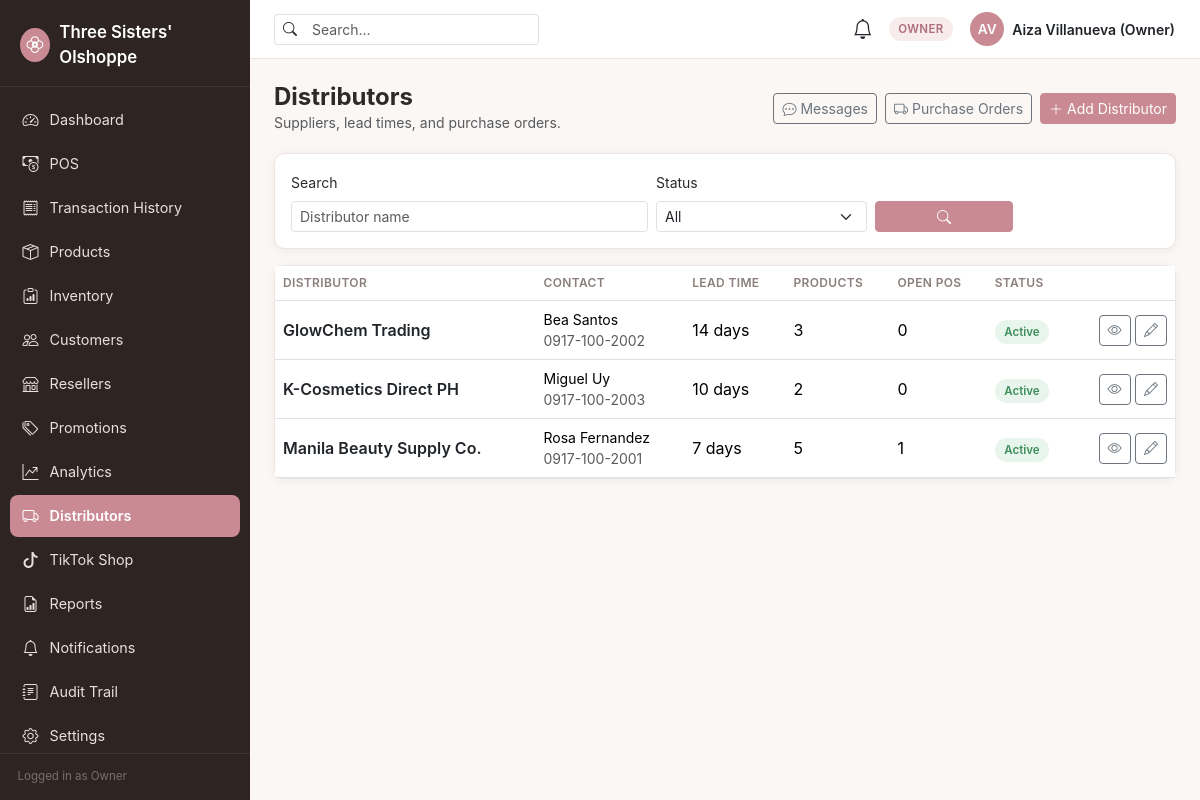
Screenshot of /distributors/index.php (signed in) with the database file from the repository.
### tables this page shows
CREATE TABLE distributors (
    id              INT UNSIGNED AUTO_INCREMENT PRIMARY KEY,
    name            VARCHAR(150) NOT NULL,
    contact_person  VARCHAR(150) NULL,
    phone           VARCHAR(30) NULL,
    email           VARCHAR(150) NULL,
    address         VARCHAR(255) NULL,
    lead_time_days  SMALLINT UNSIGNED NOT NULL DEFAULT 7,
    status          ENUM('active','inactive') NOT NULL DEFAULT 'active',
    created_at      TIMESTAMP NOT NULL DEFAULT CURRENT_TIMESTAMP,
    updated_at      TIMESTAMP NOT NULL DEFAULT CURRENT_TIMESTAMP ON UPDATE CURRENT_TIMESTAMP
);

### core/DistributorService.php (called while the page is built, shortened)
<?php
final class DistributorService
{
    public static function all(array $filters = []): array
    {
        $where = ['1=1'];
        $params = [];
        $whereSql = implode(' AND ', $where);
        $stmt = db()->prepare(
            "SELECT d.*, COUNT(DISTINCT p.id) AS product_count,
                    COUNT(DISTINCT CASE WHEN po.status NOT IN ('delivered','cancelled') THEN po.id END) AS open_po_count
             FROM distributors d
             LEFT JOIN products p ON p.primary_distributor_id = d.id AND p.status = 'active'
             LEFT JOIN purchase_orders po ON po.distributor_id = d.id
             WHERE $whereSql
             GROUP BY d.id
             ORDER BY d.name ASC"
        );
        $stmt->execute($params);
        return $stmt->fetchAll();
    }
}

### config/database.php (called while the page is built, shortened)
<?php
function db(): PDO
{
    static $pdo = null;
    $host = getenv('DB_HOST') ?: '127.0.0.1';
    $port = getenv('DB_PORT') ?: '3306';
    $name = getenv('DB_NAME') ?: 'three_sisters';
    $user = getenv('DB_USER') ?: 'root';
    $pass = getenv('DB_PASS') ?: '';
    $charset = 'utf8mb4';
    $dsn = "mysql:host={$host};port={$port};dbname={$name};charset={$charset}";
    $options = [
        PDO::ATTR_ERRMODE            => PDO::ERRMODE_EXCEPTION,
        PDO::ATTR_DEFAULT_FETCH_MODE => PDO::FETCH_ASSOC,
        PDO::ATTR_EMULATE_PREPARES   => false,
    ];
    try {
        $pdo = new PDO($dsn, $user, $pass, $options);
    } catch (PDOException $e) {
        error_log('[DB CONNECTION ERROR] ' . $e->getMessage());
        http_response_code(500);
        die('A system error occurred. Please try again later or contact the administrator.');
    }
    return $pdo;
}

### distributors/index.php (the view, shortened to what this page needs)
<?php
$filters = ['q' => trim($_GET['q'] ?? ''), 'status' => $_GET['status'] ?? ''];
$distributors = DistributorService::all($filters);
require __DIR__ . '/../components/header.php';
?>
<div class="page-header d-flex justify-content-between align-items-center flex-wrap gap-2">
    <div>
        <h1 class="page-title h4 mb-0">Distributors</h1>
        <p class="text-muted mb-0 small">Suppliers, lead times, and purchase orders.</p>
    </div>
    <div class="d-flex gap-2">
        <a href="<?= BASE_URL ?>/distributors/chat.php" class="btn btn-outline-secondary btn-sm"><i class="bi bi-chat-dots me-1"></i>Messages</a>
        <a href="<?= BASE_URL ?>/distributors/purchase-orders.php" class="btn btn-outline-secondary btn-sm"><i class="bi bi-truck me-1"></i>Purchase Orders</a>
        <a href="<?= BASE_URL ?>/distributors/add.php" class="btn btn-primary btn-sm"><i class="bi bi-plus-lg me-1"></i>Add Distributor</a>
    </div>
</div>
<div class="ts-card p-3 mb-3">
    <form method="GET" class="row g-2 align-items-end">
        <div class="col-md-5">
            <label class="form-label small">Search</label>
            <input type="text" name="q" class="form-control form-control-sm" placeholder="Distributor name" value="<?= htmlspecialchars($filters['q']) ?>">
        </div>
        <div class="col-md-3">
            <label class="form-label small">Status</label>
            <select name="status" class="form-select form-select-sm">
                <option value="">All</option>
            </select>
        </div>
        <div class="col-md-2">
            <button type="submit" class="btn btn-primary btn-sm w-100"><i class="bi bi-search"></i></button>
        </div>
    </form>
</div>
<div class="ts-card">
    <?php if (!$distributors): ?>
        <div class="empty-state"><i class="bi bi-truck"></i><p class="mb-0">No distributors yet. Add your first one.</p></div>
    <?php else: ?>
        <div class="table-responsive">
            <table class="table align-middle mb-0">
                <thead><tr><th>Distributor</th><th>Contact</th><th>Lead Time</th><th>Products</th><th>Open POs</th><th>Status</th><th></th></tr></thead>
                <tbody>
                <?php foreach ($distributors as $d): ?>
                    <tr>
                        <td><a href="<?= BASE_URL ?>/distributors/view.php?id=<?= $d['id'] ?>" class="fw-semibold text-decoration-none text-dark"><?= htmlspecialchars($d['name']) ?></a></td>
                        <td class="small"><?= htmlspecialchars($d['contact_person'] ?: '—') ?><?= $d['phone'] ? '<br><span class="text-muted">' . htmlspecialchars($d['phone']) . '</span>' : '' ?></td>
                        <td><?= (int) $d['lead_time_days'] ?> days</td>
                        <td><?= (int) $d['product_count'] ?></td>
                        <td><?= (int) $d['open_po_count'] ?></td>
                        <td><span class="badge-status <?= $d['status'] === 'active' ? 'badge-success' : 'badge-neutral' ?>"><?= ucfirst($d['status']) ?></span></td>
                        <td class="text-end">
                            <a href="<?= BASE_URL ?>/distributors/view.php?id=<?= $d['id'] ?>" class="btn btn-sm btn-outline-secondary"><i class="bi bi-eye"></i></a>
                            <a href="<?= BASE_URL ?>/distributors/edit.php?id=<?= $d['id'] ?>" class="btn btn-sm btn-outline-secondary"><i class="bi bi-pencil"></i></a>
                        </td>
                    </tr>
                <?php endforeach; ?>
                </tbody>
            </table>
        </div>
    <?php endif; ?>
</div>
<?php require __DIR__ . '/../components/footer.php'; ?>

### assets/css/style.css (style rules this page uses)
:root { --ts-font-heading: 'Poppins', -apple-system, 'Segoe UI', Roboto, 'Helvetica Neue', Arial, sans-serif; --ts-font-body: 'Inter', -apple-system, 'Segoe UI', Roboto, 'Helvetica Neue', Arial, sans-serif; --ts-bg: #FAF7F5; --ts-surface: #FFFFFF; --ts-text: #2E2A28; --ts-text-muted: #8A7F7A; --ts-border: #ECE4E0; --ts-accent: #C98A93; --ts-accent-dark: #B06E78; --ts-accent-tint: #F7EBEC; --ts-sidebar-bg: #2E2422; --ts-sidebar-text: #E9DFDC; --ts-sidebar-active: #C98A93; --ts-success: #3E8E5A; --ts-success-bg: #E7F5EC; --ts-warning: #B98A2E; --ts-warning-bg: #FBF1DF; --ts-danger: #C0473F; --ts-danger-bg: #FBEAE8; --ts-info: #3E7CB1; --ts-info-bg: #E8F1FA; --ts-radius: 0.65rem; --ts-shadow: 0 2px 10px rgba(46, 34, 28, 0.06); --ts-shadow-lg: 0 8px 28px rgba(46, 34, 28, 0.10); --bs-body-font-family: var(--ts-font-body); }
body { background-color: var(--ts-bg); color: var(--ts-text); font-family: var(--ts-font-body); }
h1, h2, h3, h4, h5, h6, .brand-font { font-family: var(--ts-font-heading); color: var(--ts-text); }
a { color: var(--ts-accent-dark); }
.btn-primary { background-color: var(--ts-accent); border-color: var(--ts-accent); color: #fff; }
.page-header { margin-bottom: 1.25rem; }
.page-header .page-title { font-weight: 700; margin-bottom: 0.15rem; }
.card, .ts-card { background: var(--ts-surface); border: 1px solid var(--ts-border); border-radius: var(--ts-radius); box-shadow: var(--ts-shadow); }
.badge-status { font-weight: 600; font-size: 0.72rem; padding: 0.32rem 0.6rem; border-radius: 999px; }
.badge-success { background: var(--ts-success-bg); color: var(--ts-success); }
.table thead th { font-size: 0.75rem; text-transform: uppercase; letter-spacing: 0.03em; color: var(--ts-text-muted); border-bottom-width: 1px; font-weight: 600; }
.table td { vertical-align: middle; }

### rows the page displays
distributors: name "GlowChem Trading", contact_person "Bea Santos", phone "0917-100-2002", lead_time_days "14", product_count "3", open_po_count "0", status "Active"
distributors: name "K-Cosmetics Direct PH", contact_person "Miguel Uy", phone "0917-100-2003", lead_time_days "10", product_count "2", open_po_count "0", status "Active"
distributors: name "Manila Beauty Supply Co.", contact_person "Rosa Fernandez", phone "0917-100-2001", lead_time_days "7", product_count "5", open_po_count "1", status "Active"

### other values shown
APP_NAME "Three Sisters' Olshoppe"
$item['label'] "Dashboard"
$item['label'] "POS"
$item['label'] "Transaction History"
$item['label'] "Products"
$item['label'] "Inventory"
$item['label'] "Customers"
$item['label'] "Resellers"
$item['label'] "Promotions"
$item['label'] "Analytics"
$item['label'] "Distributors"
$item['label'] "TikTok Shop"
$item['label'] "Reports"
$item['label'] "Notifications"
$item['label'] "Audit Trail"
